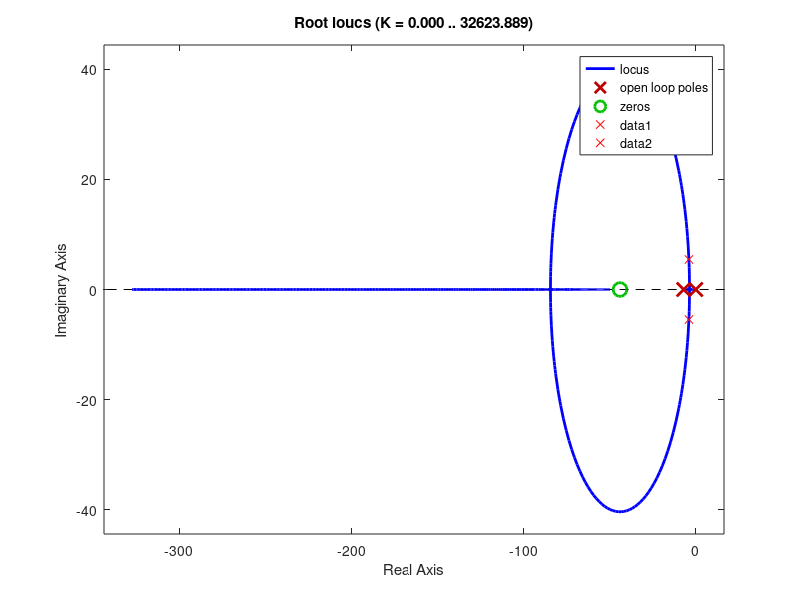

MATLAB code to generate this figure: (Note: this script raises an error after producing the figure.)
%% Practica Reguladores por LR
%% Ejercicio 1
clc; clear all; close all

Mp = 10;
ts = 1;
zita=(-log(Mp/100))/(sqrt(pi^2+(log(Mp/100))^2));
wn = 4/(zita*ts);
wd = wn*sqrt(1-zita^2);
pd1 = -zita*wn + wd*1i
pd2 = -zita*wn - wd*1i;

s = tf('s'); 

Gp = 0.5/(s*(s+7));
Gr = 0.0227*s + 1;
rlocus(Gp*Gr)
grid;
hold on ;
plot (real(pd1),imag (pd1),'rx');
plot (real(pd2),imag (pd2),'rx');

K = 1/abs(evalfr(Gr*Gp, pd1));
% K = 90;
Gbc = feedback(Gr*Gp*K,1);
figure();
step (Gbc);

polos_bc = pole(Gbc)
ceros_bc = zero(Gbc)

damp(Gbc)

%% Ejercicio 2
clc; clear all; close all

Mp = 10;
ts = 1.6;
zita=(-log(Mp/100))/(sqrt(pi^2+(log(Mp/100))^2));
wn = 4/(zita*ts);
wd = wn*sqrt(1-zita^2);
sigma = -zita*wn;
pd1 = -zita*wn + wd*1i
pd2 = -zita*wn - wd*1i;

s = tf('s'); 

g = 4/((s+2)*(1+0.25*s));
polos_g = pole(g)

% Aportes de los polos existentes en el polo deseado
alpha1 = angle(pd1 - polos_g(1)) *180/ pi
alpha2 = angle(pd1 - polos_g(2)) *180/ pi
phi = alpha1 + alpha2 -180

%Aporte negativo --> PI
%Recalculo de aporte con polo

alpha0 = angle(pd1)*180/ pi
phi = alpha0 + alpha1 + alpha2 -180

dx = imag(pd1)/tand(phi)
z_ti = -dx + real (pd1) % posicion del polo deseado

Ti = -1/z_ti
g_pi = (1+1/(Ti*s));

figure('Name','LR con regulador PI')
vector_k = linspace(0,10,100000);
rlocus(g*g_pi,vector_k)

hold on ;
plot (real(pd1),imag (pd1),'rx');
plot (real(pd2),imag (pd2),'rx');

Kp = 0.931;

g_bc1 = feedback(Kp*g*g_pi,1);
polos_BC = pole(g_bc1)
ceros_BC = zero(g_bc1)
damp(g_bc1)
stepinfo(g_bc1)

figure('Name','Respuesta al escalon')
step(g_bc1)


%% Ejercicio 3
clc; clear all; close all

zita = 0.8;
Mp = exp(-zita*pi/sqrt(1-zita^2));
ts = 7; % Requerimiento menor a 8.2
wn = 4/(zita*ts);
wd = wn*sqrt(1-zita^2);
sigma = -zita*wn;
pd1 = -zita*wn + wd*1i
pd2 = -zita*wn - wd*1i;

s = tf('s');
h1 = 2;
g = 1/((s+1)*(1+5*s));
polos_g = pole(g)

% Aportes de los polos existentes en el polo deseado
alpha1 = angle(pd1 - polos_g(1)) *180/ pi
alpha2 = angle(pd1 - polos_g(2)) *180/ pi
phi = alpha1 + alpha2 -180

%Aporte negativo --> PI
%Recalculo de aporte con polo

alpha0 = angle(pd1)*180/ pi
phi = alpha0 + alpha1 + alpha2 -180

dx = imag(pd1)/tand(phi)
z_ti = -dx + real (pd1) % posicion del polo deseado

Ti = -1/z_ti
g_pi = (1+1/(Ti*s));

figure('Name','LR con regulador PI')
vector_k = linspace(0,5,100000);
rlocus(h1*g*g_pi,vector_k)

hold on ;
plot (real(pd1),imag (pd1),'rx');
plot (real(pd2),imag (pd2),'rx');

Kp = 0.935;

g_bc1 = feedback(Kp*g*g_pi,h1);
polos_BC = pole(g_bc1)
ceros_BC = zero(g_bc1)
damp(g_bc1)
stepinfo(g_bc1)

figure('Name','Respuesta al escalon')
step(g_bc1)
%% Ejercicio 3 c
clc; clear all; close all

% datos del inciso anterior
s = tf('s');
h1 = 2;
g1 = 0.935/((s+1)*(1+5*s));
Ti_1 = 12.8800;
g_pi_1 = (1+1/(Ti_1*s));

% Recalculo de los parametros del sistema
Mp = 5;
zita=(-log(Mp/100))/(sqrt(pi^2+(log(Mp/100))^2))
ts = 5; % Requerimiento menor a 8.2
wn = 4/(zita*ts);
wd = wn*sqrt(1-zita^2);
sigma = -zita*wn;
pd1 = -zita*wn + wd*1i
pd2 = -zita*wn - wd*1i;

% polos y ceros de ba del sistema entero
g_bc1 = feedback(g1*g_pi_1,h1);
h2 = 0.22*(s+5)/(s+2);
polos_gba2 = pole(g_bc1*h2)
ceros_gba2 = zero(g_bc1*h2)

alpha1 = angle(pd1 - polos_gba2(1)) *180/ pi
alpha2 = angle(pd1 - polos_gba2(2)) *180/ pi
alpha3 = angle(pd1 - polos_gba2(3)) *180/ pi
alpha4 = angle(pd1 - polos_gba2(4)) *180/ pi
tita1 = angle(pd1 - ceros_gba2(1)) *180/ pi
tita2 = angle(pd1 - ceros_gba2(2)) *180/ pi
phi = -180 + alpha1 + alpha2 + alpha3 + alpha4 - tita1 - tita2

% Aporte positivo --> PD

dx = imag(pd1)/tand(phi)
z_pd = -dx + real(pd1)
Td = 1/abs(z_pd)

G_reg = 1+Td*s;

figure('Name','LR con regulador PI')
vector_k = linspace(3,7,100000);
rlocus(g_bc1*h2*G_reg,vector_k)
hold on ;
plot (real(pd1),imag (pd1),'rx');
plot (real(pd2),imag (pd2),'rx');

Kp = 6.61;

g_bc2 = feedback(Kp*g_bc1*G_reg,h2);
polos_BC = pole(g_bc2)
ceros_BC = zero(g_bc2)
damp(g_bc2)
stepinfo(g_bc2)

figure('Name','Respuesta al escalon')
step(g_bc2)







